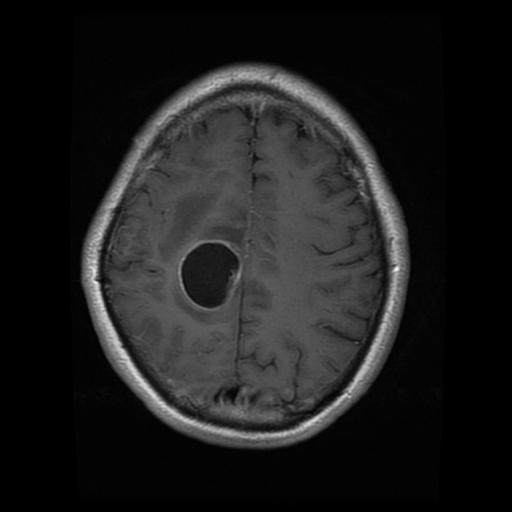
#> input picture data/Training/glioma/Tr-gl_1004.jpg, 512 x 512 px; its folder holds only this picture in this run
$ python 02_baseline_ml.py   (older library calls are emulated)
#> lines starting #> are read from the running program, lines starting #| are printed output that depends on the picture
import numpy as np
import pandas as pd
import matplotlib.pyplot as plt
import matplotlib.gridspec as gridspec
import seaborn as sns
from pathlib import Path
from PIL import Image
from skimage.feature import hog, local_binary_pattern, graycomatrix, graycoprops
from skimage import exposure
from scipy.stats import skew, kurtosis
from sklearn.model_selection import train_test_split, StratifiedKFold, cross_val_score
from sklearn.preprocessing import StandardScaler
from sklearn.feature_selection import VarianceThreshold
from sklearn.ensemble import RandomForestClassifier
from sklearn.calibration import calibration_curve, CalibratedClassifierCV
from sklearn.metrics import (
    classification_report, confusion_matrix,
    accuracy_score, f1_score, brier_score_loss
)
import warnings
warnings.filterwarnings("ignore")

DATA_DIR   = Path("data/Training")
CLASSES    = ["glioma", "meningioma", "notumor", "pituitary"]
IMG_SIZE   = (128, 128)
OUTPUT_DIR = Path("outputs/bml")
OUTPUT_DIR.mkdir(parents=True, exist_ok=True)
SEED       = 42

COLORS = {
    "glioma":     "#1f1f1f",
    "meningioma": "#555555",
    "notumor":    "#888888",
    "pituitary":  "#bbbbbb",
}

print("=" * 60)
print("  BASELINE ML  —  RANDOM FOREST")
print("=" * 60)

def load_gray(path, size=IMG_SIZE):
#> called with size = (128, 128)
    return np.array(
        Image.open(path).convert("L").resize(size, Image.LANCZOS),
        dtype=np.float32) / 255.0
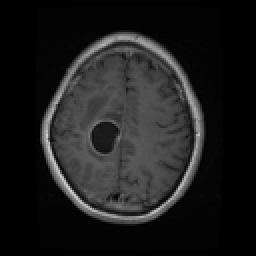
#> returned value: shape (128, 128) float32 (shown 2 times larger); min 0, max 0.831, mean 0.114

def feat_hog(img):
    """HOG: captures shape/edge structure at tumour boundaries."""
    f, himg = hog(img, orientations=9, pixels_per_cell=(16,16),
                  cells_per_block=(2,2), block_norm="L2-Hys",
                  visualize=True, feature_vector=True)
#> f = 1764 values, max 0.809 at index 280, min 0 at index 0, mean 0.0974
    return f, exposure.rescale_intensity(himg, in_range=(0,10))

# [32 lines left out: functions feat_lbp, feat_glcm, feat_intensity, extract_all, not called in this run]

# ── Feature Visualisations (1 sample per class) ───────
print("\n[1/5] Generating feature visualisations…")

# HOG visualisation
fig, axes = plt.subplots(2, 4, figsize=(18, 8))
fig.suptitle("HOG Feature Visualisation — Shape & Edge Detection\n"
             "Glioma: irregular ragged edges  |  Meningioma: smooth boundary",
             fontsize=12, fontweight="bold")
for col, cls in enumerate(CLASSES):
    p = next((DATA_DIR/cls).glob("*.jpg"))
    img = load_gray(p)
    _, himg = feat_hog(img)
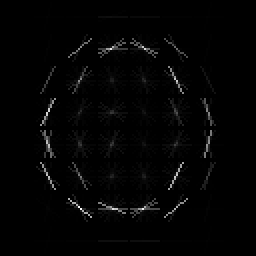
#> himg: shape (128, 128) float32 (shown 2 times larger); min 0, max 0.0183, mean 0.000277; drawn with min black and max white
#> (the run stopped early here; a loop or call above may not have finished)
